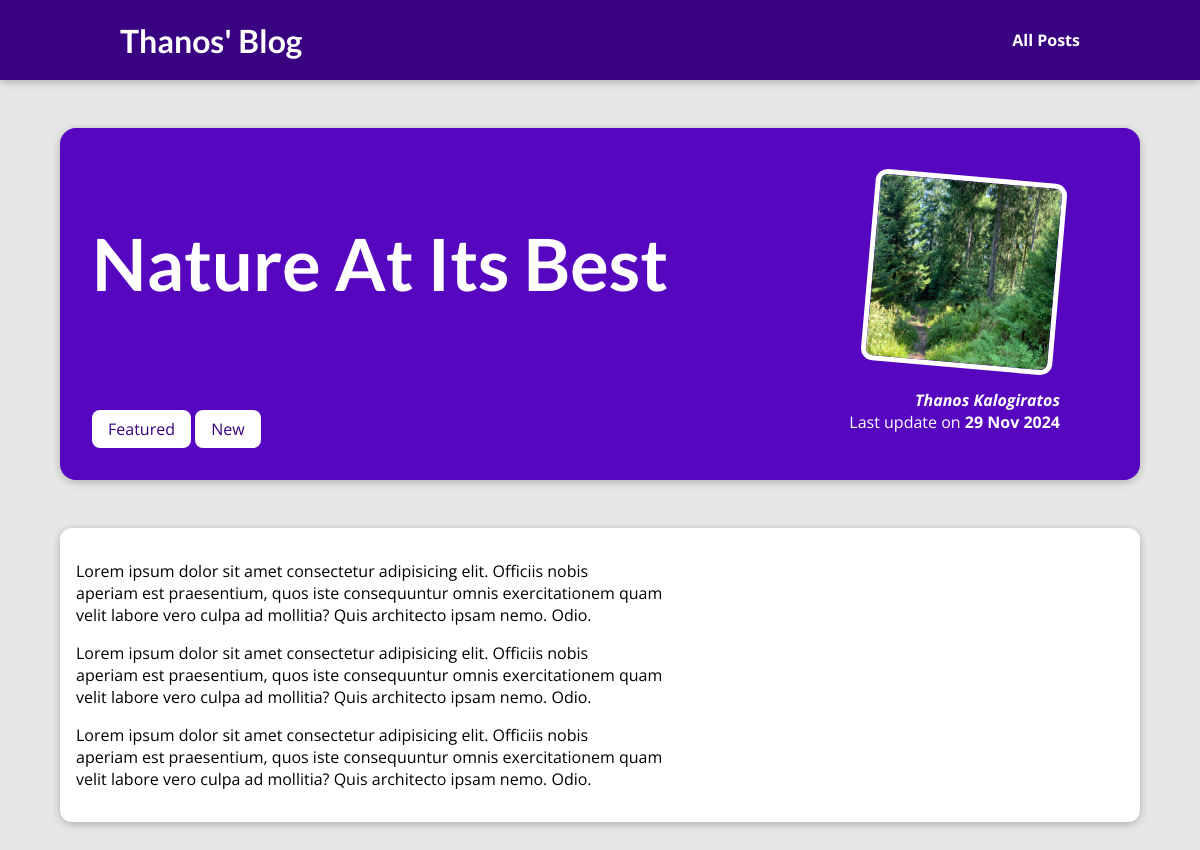
The page /posts/nature-at-its-best on the database its author committed.
### blog/models.py (models this page shows, shortened)
class Post(models.Model):
    title = models.CharField(max_length=150)
    excert = models.CharField(max_length=200)
    image_name = models.CharField(max_length=100)
    date = models.DateField(auto_now=True)
    slug = models.SlugField(unique=True, db_index=True)
    content = models.TextField(validators=[MinLengthValidator(10)])
    author = models.ForeignKey(Author, on_delete=models.SET_NULL, null=True, related_name="posts")
    tags = models.ManyToManyField(Tag)

class Tag(models.Model):
    caption= models.CharField(max_length=20)

class Author(models.Model):
    first_name = models.CharField(max_length=100)
    last_name = models.CharField(max_length=100)
    email_address = models.EmailField()
    def full_name(self):
        return f"{self.first_name} {self.last_name}"
    def __str__(self):
        return self.full_name()

### blog/views.py (the view)
# urls.py: path("posts/<slug:slug>", views.post_detail, name="post-detail-page") #/posts/my-first-post
def post_detail(request, slug):
    identified_post = get_object_or_404(Post, slug=slug)
    return render(request, "blog/post-detail.html", {
        "post": identified_post,
        "post_tags": identified_post.tags.all()
    })

### blog/templates/blog/post-detail.html (shortened to what this page needs)
{% extends "base.html" %}
{% load static %}
{% block css_files %}
<link rel="stylesheet" href="{% static "blog/post-detail.css" %}" />
{% endblock %}
{% block content %}
<section id="summary">
    <h2> {{post.title}} </h2>
    <div>
        {% for tag in post_tags %}
            <span class="tag">{{tag.caption}}</span>
        {% endfor %}
    </div>
    <article>
        <img src="{% static "blog/images/"|add:post.image_name %}" alt={{post.title}} />
        <address> <a href="mailto:{{ post.autor.email_address }}">{{post.author}}</a> </address>
        <div>
            Last update on <time>{{post.date|date:"d M Y"}}</time>
        </div>
    </article>
</section>
<main>
   {{post.content|linebreaks}}
</main>
{% endblock %}

### static/app.css (style rules this page uses)
* { box-sizing: border-box; }
html { font-family: 'Open Sans', 'Lato', sans-serif; }
body { margin: 0; }
h1, h2, h3 { font-family: 'Lato', sans-serif; font-weight: bold; }

### blog/static/blog/post-detail.css (style rules this page uses)
body { background-color: #e7e7e7; }
#summary { margin: 8rem auto 3rem auto; padding: 2rem; width: 90%; max-width: 90rem; border-radius: 16px; background-color: #5706c0; position: relative; box-shadow: 0 2px 8px rgba(0, 0, 0, 0.25); height: 22rem; }
#summary h2 { color: white; font-size: 4.5rem; margin-bottom: 7rem; }
#summary article { position: absolute; top: 2rem; right: 3rem; padding: 1rem 2rem; border-radius: 12px; text-align: right; color: white; }
#summary article img { width: 12rem; height: 12rem; border-radius: 12px; transform: rotateZ(5deg); border: 5px solid white; margin-bottom: 1rem; }
#summary address { font-weight: bold; }
#summary time { font-weight: bold; }
#summary a { color: white; text-decoration: none; }
main { width: 90%; max-width: 90rem; margin: 3rem auto; background-color: white; padding: 1rem; border-radius: 12px; box-shadow: 0 2px 8px rgba(0, 0, 0, 0.25); }
.tag { background-color: white; color:#390281; padding: 0.5rem 1rem; border-radius: 8px; }

### rows shown on the page
Post: title "Nature At Its Best", image_name (picture), author "Thanos Kalogiratos", date "29 Nov 2024", content "Lorem ipsum dolor sit amet consectetur adipisicing elit. Officiis nobis aperiam est praesentium, quos iste consequuntur omnis exercitationem quam velit labore vero culpa ad mollitia? Quis architecto ipsam nemo. Odio. Lorem ipsum dolor sit amet consectetur adipisicing elit. Officiis nobis aperiam est praesentium, quos iste consequuntur omnis exercitationem quam velit labore vero culpa ad mollitia? Quis architecto ipsam nemo. Odio. Lorem ipsum dolor sit amet consectetur adipisicing elit. Officiis nobis aperiam est praesentium, quos iste consequuntur omnis exercitationem quam velit labore vero culpa ad mollitia? Quis architecto ipsam nemo. Odio."
Tag: caption "Featured"
Tag: caption "New"
